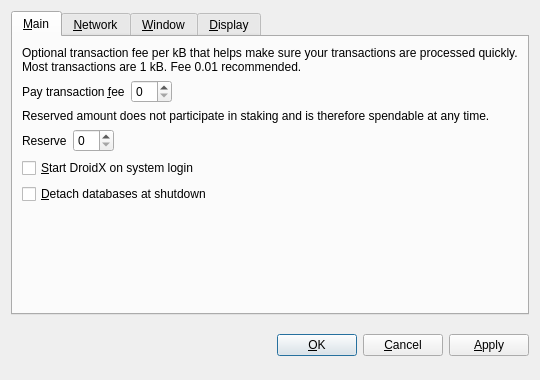
<?xml version="1.0" encoding="UTF-8"?>
<ui version="4.0">
 <class>OptionsDialog</class>
 <widget class="QDialog" name="OptionsDialog">
  <property name="geometry">
   <rect>
    <x>0</x>
    <y>0</y>
    <width>540</width>
    <height>380</height>
   </rect>
  </property>
  <property name="windowTitle">
   <string>Options</string>
  </property>
  <property name="modal">
   <bool>true</bool>
  </property>
  <layout class="QVBoxLayout" name="verticalLayout">
   <item>
    <widget class="QTabWidget" name="tabWidget">
     <property name="tabPosition">
      <enum>QTabWidget::North</enum>
     </property>
     <property name="currentIndex">
      <number>0</number>
     </property>
     <widget class="QWidget" name="tabMain">
      <attribute name="title">
       <string>&amp;Main</string>
      </attribute>
      <layout class="QVBoxLayout" name="verticalLayout_Main">
       <item>
        <widget class="QLabel" name="transactionFeeInfoLabel">
         <property name="text">
          <string>Optional transaction fee per kB that helps make sure your transactions are processed quickly. Most transactions are 1 kB. Fee 0.01 recommended.</string>
         </property>
         <property name="textFormat">
          <enum>Qt::PlainText</enum>
         </property>
         <property name="wordWrap">
          <bool>true</bool>
         </property>
        </widget>
       </item>
       <item>
        <layout class="QHBoxLayout" name="horizontalLayoutFee">
         <item>
          <widget class="QLabel" name="transactionFeeLabel">
           <property name="text">
            <string>Pay transaction &amp;fee</string>
           </property>
           <property name="textFormat">
            <enum>Qt::PlainText</enum>
           </property>
           <property name="buddy">
            <cstring>transactionFee</cstring>
           </property>
          </widget>
         </item>
         <item>
          <widget class="BitcoinAmountField" name="transactionFee"/>
         </item>
         <item>
          <spacer name="horizontalSpacerFee">
           <property name="orientation">
            <enum>Qt::Horizontal</enum>
           </property>
           <property name="sizeHint" stdset="0">
            <size>
             <width>40</width>
             <height>20</height>
            </size>
           </property>
          </spacer>
         </item>
        </layout>
       </item>
       <item>
        <widget class="QLabel" name="reserveBalanceInfoLabel">
         <property name="text">
          <string>Reserved amount does not participate in staking and is therefore spendable at any time.</string>
         </property>
         <property name="textFormat">
          <enum>Qt::PlainText</enum>
         </property>
         <property name="wordWrap">
          <bool>true</bool>
         </property>
        </widget>
       </item>
       <item>
        <layout class="QHBoxLayout" name="horizontalLayoutReserveBalance">
         <item>
          <widget class="QLabel" name="reserveBalanceLabel">
           <property name="text">
            <string>Reserve</string>
           </property>
           <property name="textFormat">
            <enum>Qt::PlainText</enum>
           </property>
           <property name="buddy">
            <cstring>reserveBalance</cstring>
           </property>
          </widget>
         </item>
         <item>
          <widget class="BitcoinAmountField" name="reserveBalance"/>
         </item>
         <item>
          <spacer name="horizontalSpacerReserveBalance">
           <property name="orientation">
            <enum>Qt::Horizontal</enum>
           </property>
           <property name="sizeHint" stdset="0">
            <size>
             <width>40</width>
             <height>20</height>
            </size>
           </property>
          </spacer>
         </item>
        </layout>
       </item>
       <item>
        <widget class="QCheckBox" name="bitcoinAtStartup">
         <property name="toolTip">
          <string>Automatically start droidz after logging in to the system.</string>
         </property>
         <property name="text">
          <string>&amp;Start DroidX on system login</string>
         </property>
        </widget>
       </item>
       <item>
        <widget class="QCheckBox" name="detachDatabases">
         <property name="toolTip">
          <string>Detach block and address databases at shutdown. This means they can be moved to another data directory, but it slows down shutdown. The wallet is always detached.</string>
         </property>
         <property name="text">
          <string>&amp;Detach databases at shutdown</string>
         </property>
        </widget>
       </item>
       <item>
        <spacer name="verticalSpacer_Main">
         <property name="orientation">
          <enum>Qt::Vertical</enum>
         </property>
         <property name="sizeHint" stdset="0">
          <size>
           <width>20</width>
           <height>40</height>
          </size>
         </property>
        </spacer>
       </item>
      </layout>
     </widget>
     <widget class="QWidget" name="tabNetwork">
      <attribute name="title">
       <string>&amp;Network</string>
      </attribute>
      <layout class="QVBoxLayout" name="verticalLayout_Network">
       <item>
        <widget class="QCheckBox" name="mapPortUpnp">
         <property name="toolTip">
          <string>Automatically open the droidz client port on the router. This only works when your router supports UPnP and it is enabled.</string>
         </property>
         <property name="text">
          <string>Map port using &amp;UPnP</string>
         </property>
        </widget>
       </item>
       <item>
        <widget class="QCheckBox" name="connectSocks">
         <property name="toolTip">
          <string>Connect to the droidz network through a SOCKS proxy (e.g. when connecting through Tor).</string>
         </property>
         <property name="text">
          <string>&amp;Connect through SOCKS proxy:</string>
         </property>
        </widget>
       </item>
       <item>
        <layout class="QHBoxLayout" name="horizontalLayout_Network">
         <item>
          <widget class="QLabel" name="proxyIpLabel">
           <property name="text">
            <string>Proxy &amp;IP:</string>
           </property>
           <property name="textFormat">
            <enum>Qt::PlainText</enum>
           </property>
           <property name="buddy">
            <cstring>proxyIp</cstring>
           </property>
          </widget>
         </item>
         <item>
          <widget class="QValidatedLineEdit" name="proxyIp">
           <property name="maximumSize">
            <size>
             <width>140</width>
             <height>16777215</height>
            </size>
           </property>
           <property name="toolTip">
            <string>IP address of the proxy (e.g. 127.0.0.1)</string>
           </property>
          </widget>
         </item>
         <item>
          <widget class="QLabel" name="proxyPortLabel">
           <property name="text">
            <string>&amp;Port:</string>
           </property>
           <property name="textFormat">
            <enum>Qt::PlainText</enum>
           </property>
           <property name="buddy">
            <cstring>proxyPort</cstring>
           </property>
          </widget>
         </item>
         <item>
          <widget class="QLineEdit" name="proxyPort">
           <property name="maximumSize">
            <size>
             <width>55</width>
             <height>16777215</height>
            </size>
           </property>
           <property name="toolTip">
            <string>Port of the proxy (e.g. 9050)</string>
           </property>
          </widget>
         </item>
         <item>
          <widget class="QLabel" name="socksVersionLabel">
           <property name="text">
            <string>SOCKS &amp;Version:</string>
           </property>
           <property name="textFormat">
            <enum>Qt::PlainText</enum>
           </property>
           <property name="buddy">
            <cstring>socksVersion</cstring>
           </property>
          </widget>
         </item>
         <item>
          <widget class="QValueComboBox" name="socksVersion">
           <property name="toolTip">
            <string>SOCKS version of the proxy (e.g. 5)</string>
           </property>
          </widget>
         </item>
         <item>
          <spacer name="horizontalSpacer_Network">
           <property name="orientation">
            <enum>Qt::Horizontal</enum>
           </property>
           <property name="sizeHint" stdset="0">
            <size>
             <width>40</width>
             <height>20</height>
            </size>
           </property>
          </spacer>
         </item>
        </layout>
       </item>
       <item>
        <spacer name="verticalSpacer_Network">
         <property name="orientation">
          <enum>Qt::Vertical</enum>
         </property>
         <property name="sizeHint" stdset="0">
          <size>
           <width>20</width>
           <height>40</height>
          </size>
         </property>
        </spacer>
       </item>
      </layout>
     </widget>
     <widget class="QWidget" name="tabWindow">
      <attribute name="title">
       <string>&amp;Window</string>
      </attribute>
      <layout class="QVBoxLayout" name="verticalLayout_Window">
       <item>
        <widget class="QCheckBox" name="minimizeToTray">
         <property name="toolTip">
          <string>Show only a tray icon after minimizing the window.</string>
         </property>
         <property name="text">
          <string>&amp;Minimize to the tray instead of the taskbar</string>
         </property>
        </widget>
       </item>
       <item>
        <widget class="QCheckBox" name="minimizeOnClose">
         <property name="toolTip">
          <string>Minimize instead of exit the application when the window is closed. When this option is enabled, the application will be closed only after selecting Quit in the menu.</string>
         </property>
         <property name="text">
          <string>M&amp;inimize on close</string>
         </property>
        </widget>
       </item>
       <item>
        <spacer name="verticalSpacer_Window">
         <property name="orientation">
          <enum>Qt::Vertical</enum>
         </property>
         <property name="sizeHint" stdset="0">
          <size>
           <width>20</width>
           <height>40</height>
          </size>
         </property>
        </spacer>
       </item>
      </layout>
     </widget>
     <widget class="QWidget" name="tabDisplay">
      <attribute name="title">
       <string>&amp;Display</string>
      </attribute>
      <layout class="QVBoxLayout" name="verticalLayout_Display">
       <item>
        <layout class="QHBoxLayout" name="horizontalLayout_1_Display">
         <item>
          <widget class="QLabel" name="langLabel">
           <property name="text">
            <string>User Interface &amp;language:</string>
           </property>
           <property name="textFormat">
            <enum>Qt::PlainText</enum>
           </property>
           <property name="buddy">
            <cstring>lang</cstring>
           </property>
          </widget>
         </item>
         <item>
          <widget class="QValueComboBox" name="lang">
           <property name="toolTip">
            <string>The user interface language can be set here. This setting will take effect after restarting droidz.</string>
           </property>
          </widget>
         </item>
        </layout>
       </item>
       <item>
        <layout class="QHBoxLayout" name="horizontalLayout_2_Display">
         <item>
          <widget class="QLabel" name="unitLabel">
           <property name="text">
            <string>&amp;Unit to show amounts in:</string>
           </property>
           <property name="textFormat">
            <enum>Qt::PlainText</enum>
           </property>
           <property name="buddy">
            <cstring>unit</cstring>
           </property>
          </widget>
         </item>
         <item>
          <widget class="QValueComboBox" name="unit">
           <property name="toolTip">
            <string>Choose the default subdivision unit to show in the interface and when sending coins.</string>
           </property>
          </widget>
         </item>
        </layout>
       </item>
       <item>
        <widget class="QCheckBox" name="displayAddresses">
         <property name="toolTip">
          <string>Whether to show droidz addresses in the transaction list or not.</string>
         </property>
         <property name="text">
          <string>&amp;Display addresses in transaction list</string>
         </property>
        </widget>
       </item>
       <item>
        <widget class="QCheckBox" name="coinControlFeatures">
         <property name="toolTip">
          <string>Whether to show coin control features or not.</string>
         </property>
         <property name="text">
          <string>Display coin &amp;control features (experts only!)</string>
         </property>
        </widget>
       </item>
       <item>
        <spacer name="verticalSpacer_Display">
         <property name="orientation">
          <enum>Qt::Vertical</enum>
         </property>
         <property name="sizeHint" stdset="0">
          <size>
           <width>20</width>
           <height>40</height>
          </size>
         </property>
        </spacer>
       </item>
      </layout>
     </widget>
    </widget>
   </item>
   <item>
    <layout class="QHBoxLayout" name="horizontalLayout_Buttons">
     <item>
      <spacer name="horizontalSpacer_1">
       <property name="orientation">
        <enum>Qt::Horizontal</enum>
       </property>
       <property name="sizeHint" stdset="0">
        <size>
         <width>40</width>
         <height>48</height>
        </size>
       </property>
      </spacer>
     </item>
     <item>
      <widget class="QLabel" name="statusLabel">
       <property name="font">
        <font>
         <weight>50</weight>
         <bold>false</bold>
        </font>
       </property>
       <property name="text">
        <string/>
       </property>
       <property name="textFormat">
        <enum>Qt::PlainText</enum>
       </property>
       <property name="wordWrap">
        <bool>true</bool>
       </property>
      </widget>
     </item>
     <item>
      <spacer name="horizontalSpacer_2">
       <property name="orientation">
        <enum>Qt::Horizontal</enum>
       </property>
       <property name="sizeHint" stdset="0">
        <size>
         <width>40</width>
         <height>48</height>
        </size>
       </property>
      </spacer>
     </item>
     <item>
      <widget class="QPushButton" name="okButton">
       <property name="text">
        <string>&amp;OK</string>
       </property>
      </widget>
     </item>
     <item>
      <widget class="QPushButton" name="cancelButton">
       <property name="text">
        <string>&amp;Cancel</string>
       </property>
       <property name="autoDefault">
        <bool>false</bool>
       </property>
      </widget>
     </item>
     <item>
      <widget class="QPushButton" name="applyButton">
       <property name="text">
        <string>&amp;Apply</string>
       </property>
       <property name="autoDefault">
        <bool>false</bool>
       </property>
      </widget>
     </item>
    </layout>
   </item>
  </layout>
 </widget>
 <customwidgets>
  <customwidget>
   <class>BitcoinAmountField</class>
   <extends>QSpinBox</extends>
   <header>bitcoinamountfield.h</header>
   <container>1</container>
  </customwidget>
  <customwidget>
   <class>QValueComboBox</class>
   <extends>QComboBox</extends>
   <header>qvaluecombobox.h</header>
  </customwidget>
  <customwidget>
   <class>QValidatedLineEdit</class>
   <extends>QLineEdit</extends>
   <header>qvalidatedlineedit.h</header>
  </customwidget>
 </customwidgets>
 <resources/>
 <connections/>
</ui>
